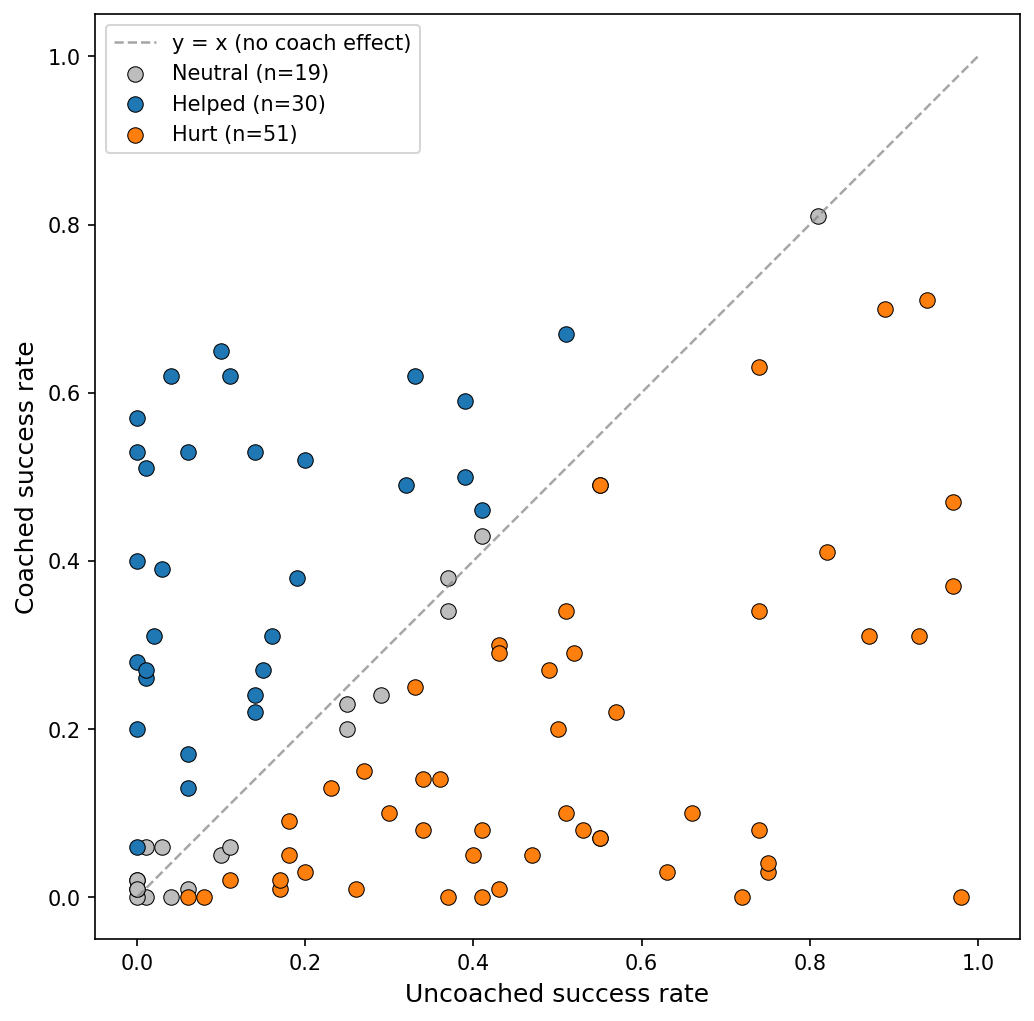

The Python source for this figure:
# train/unicycle_train/coach/v4_1/figures/plot_eval_3action.py

import json
from pathlib import Path
import numpy as np
import matplotlib.pyplot as plt


LABEL = "V4.1 3action"
THRESHOLD = 0.05  # +/-5pp threshold for helped vs hurt vs neutral

# Paper-friendly, colorblind-safe palette
COLOR_HELPED = "#1f77b4"   # blue
COLOR_HURT = "#ff7f0e"     # orange
COLOR_NEUTRAL = "#bdbdbd"  # gray


def main():
    # Script lives in v4/figures/, eval results live in v4/eval_logs/
    here = Path(__file__).resolve().parent
    eval_logs = here.parent / "eval_logs"

    # Collect (seed -> success_rate) for both modes across all timestamp dirs
    pattern = f"eval_*3action_iter100*/{{mode}}/seed_*/result.json"
    rates = {"with_coach": {}, "no_coach": {}}
    for mode in rates:
        for path in eval_logs.glob(pattern.format(mode=mode)):
            seed = int(path.parent.name.split("_")[1])
            with open(path) as f:
                rates[mode][seed] = json.load(f)["evaluation"]["success_rate"]

    # Align by seed - same index across both arrays = same student
    seeds = sorted(set(rates["with_coach"]) & set(rates["no_coach"]))
    uncoached = np.array([rates["no_coach"][s] for s in seeds])
    coached = np.array([rates["with_coach"][s] for s in seeds])
    benefit = coached - uncoached

    # Print key stats so we have numbers to cite alongside the figure
    helped = int((benefit > THRESHOLD).sum())
    hurt = int((benefit < -THRESHOLD).sum())
    neutral = len(benefit) - helped - hurt
    corr = np.corrcoef(uncoached, benefit)[0, 1]
    print(f"{LABEL} ({len(seeds)} seeds): "
          f"helped={helped}, hurt={hurt}, neutral={neutral}, "
          f"corr(uncoached, benefit)={corr:+.3f}")

    # Classify each point so colors match the helped/hurt/neutral counts above
    helped_mask = benefit > THRESHOLD
    hurt_mask = benefit < -THRESHOLD
    neutral_mask = ~(helped_mask | hurt_mask)

    fig, ax = plt.subplots(figsize=(7, 7))

    # Diagonal first (background), then neutral, then helped/hurt on top
    ax.plot([0, 1], [0, 1], color="gray", linestyle="--", linewidth=1.2,
            alpha=0.7, label="y = x (no coach effect)")
    ax.scatter(uncoached[neutral_mask], coached[neutral_mask],
               color=COLOR_NEUTRAL, s=55, edgecolors="black", linewidths=0.5,
               label=f"Neutral (n={neutral})")
    ax.scatter(uncoached[helped_mask], coached[helped_mask],
               color=COLOR_HELPED, s=55, edgecolors="black", linewidths=0.5,
               label=f"Helped (n={helped})")
    ax.scatter(uncoached[hurt_mask], coached[hurt_mask],
               color=COLOR_HURT, s=55, edgecolors="black", linewidths=0.5,
               label=f"Hurt (n={hurt})")

    ax.set_xlabel("Uncoached success rate", fontsize=12)
    ax.set_ylabel("Coached success rate", fontsize=12)
    ax.set_xlim(-0.05, 1.05)
    ax.set_ylim(-0.05, 1.05)
    ax.set_aspect("equal")
    ax.legend(loc="upper left", fontsize=10)

    plt.tight_layout()
    plt.savefig(here / "plot_eval_3action.png", dpi=150, bbox_inches="tight")
    print(f"Saved: {here / 'plot_eval_3action.png'}")


if __name__ == "__main__":
    main()
